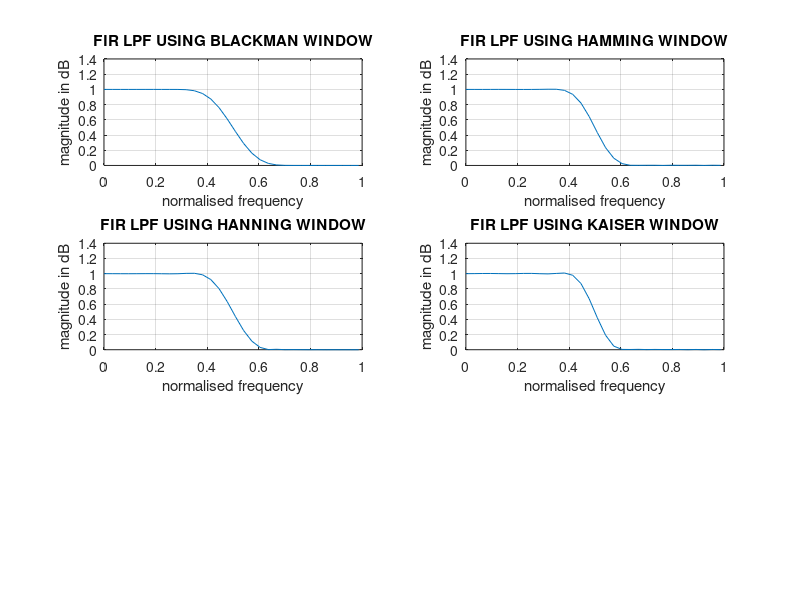

Recreate this plot in MATLAB.
%To write a matlab program of FIR low pass filter using rectangular,Hanning
%Hamming ,Blackman and Kaise window.

clc;
clear all;
close all;

wc = 0.5*pi;  %wc = normalized cutoff frequency ( 0 > wc < 1 )
N = 25;  % N = order of filter;
w = 0:0.1:pi;
b = fir1(N,wc/pi,blackman(N+1));
h = freqz(b,1,w);
subplot(321); plot(w/pi,abs(h)); grid;
xlabel('normalised frequency');
ylabel('magnitude in dB');
title('FIR LPF USING BLACKMAN WINDOW');
b = fir1(N,wc/pi,hamming(N+1));
h = freqz(b,1,w);
subplot(322); plot(w/pi,abs(h)); grid;
xlabel('normalised frequency');
ylabel('magnitude in dB');
title('FIR LPF USING HAMMING WINDOW');
b = fir1(N,wc/pi,hanning(N+1));
h = freqz(b,1,w);
subplot(323); plot(w/pi,abs(h)); grid;
xlabel('normalised frequency');
ylabel('magnitude in dB');
title('FIR LPF USING HANNING WINDOW');
b = fir1(N,wc/pi,kaiser(N+1,3.5));
h = freqz(b,1,w);
subplot(324); plot(w/pi,abs(h)); grid;
xlabel('normalised frequency');
ylabel('magnitude in dB');
title('FIR LPF USING KAISER WINDOW');
